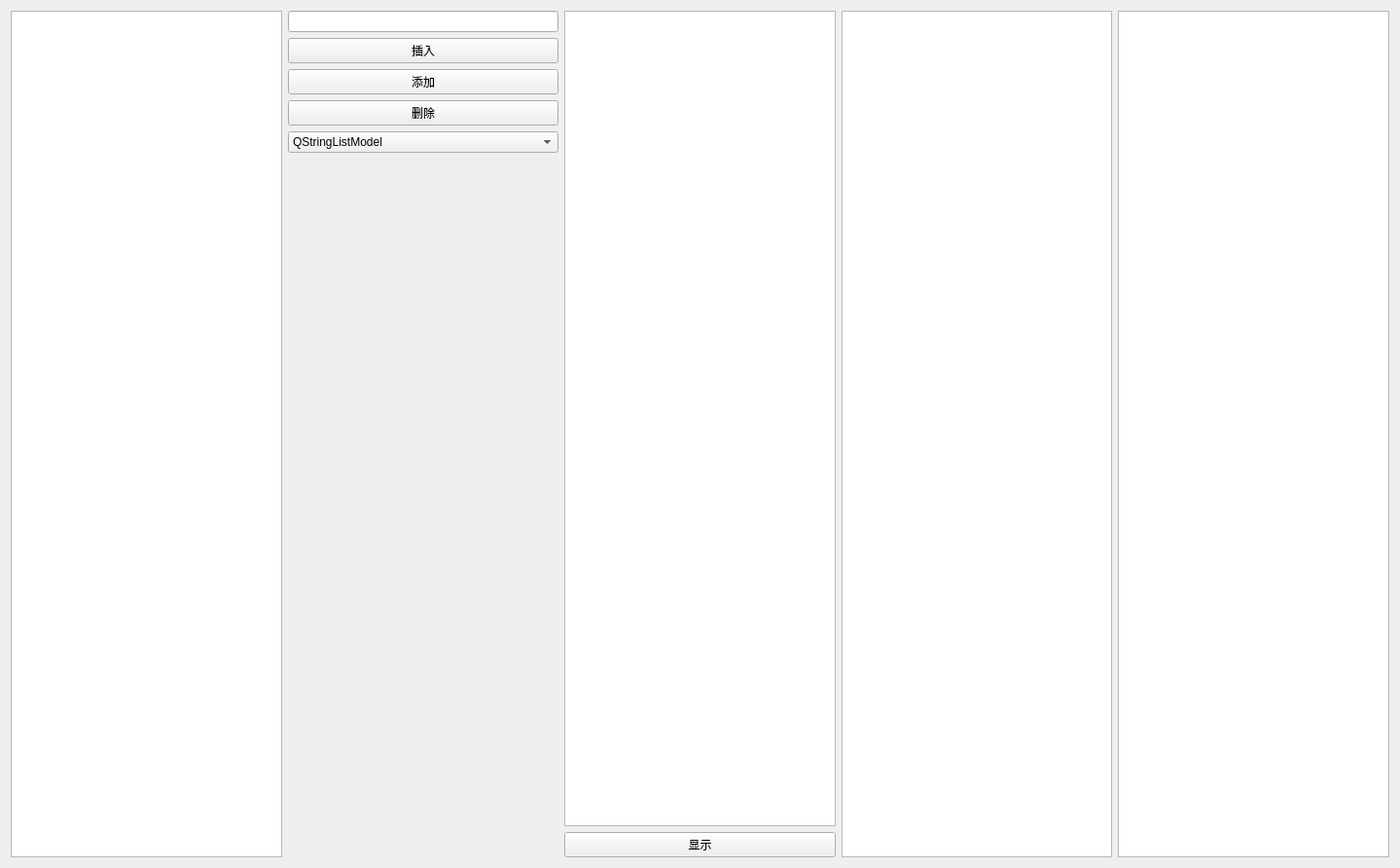
<?xml version="1.0" encoding="UTF-8"?>
<ui version="4.0">
 <class>MVC_1_ListModel</class>
 <widget class="QWidget" name="MVC_1_ListModel">
  <property name="geometry">
   <rect>
    <x>0</x>
    <y>0</y>
    <width>1439</width>
    <height>892</height>
   </rect>
  </property>
  <property name="windowTitle">
   <string>Form</string>
  </property>
  <layout class="QHBoxLayout" name="horizontalLayout">
   <item>
    <widget class="QListView" name="listView"/>
   </item>
   <item>
    <layout class="QVBoxLayout" name="verticalLayout">
     <item>
      <widget class="QLineEdit" name="lineEdit"/>
     </item>
     <item>
      <widget class="QPushButton" name="insert_btn">
       <property name="text">
        <string>插入</string>
       </property>
      </widget>
     </item>
     <item>
      <widget class="QPushButton" name="add_btn">
       <property name="text">
        <string>添加</string>
       </property>
      </widget>
     </item>
     <item>
      <widget class="QPushButton" name="delete_btn">
       <property name="text">
        <string>删除</string>
       </property>
      </widget>
     </item>
     <item>
      <widget class="QComboBox" name="comboBox">
       <item>
        <property name="text">
         <string>QStringListModel</string>
        </property>
       </item>
       <item>
        <property name="text">
         <string>CustomListModel</string>
        </property>
       </item>
      </widget>
     </item>
     <item>
      <spacer name="verticalSpacer">
       <property name="orientation">
        <enum>Qt::Vertical</enum>
       </property>
       <property name="sizeHint" stdset="0">
        <size>
         <width>20</width>
         <height>40</height>
        </size>
       </property>
      </spacer>
     </item>
    </layout>
   </item>
   <item>
    <layout class="QVBoxLayout" name="verticalLayout_2">
     <item>
      <widget class="QPlainTextEdit" name="plainTextEdit"/>
     </item>
     <item>
      <widget class="QPushButton" name="display_btn">
       <property name="text">
        <string>显示</string>
       </property>
      </widget>
     </item>
    </layout>
   </item>
   <item>
    <widget class="QListView" name="listView_2"/>
   </item>
   <item>
    <widget class="QListView" name="listView_3"/>
   </item>
  </layout>
 </widget>
 <resources/>
 <connections/>
</ui>
